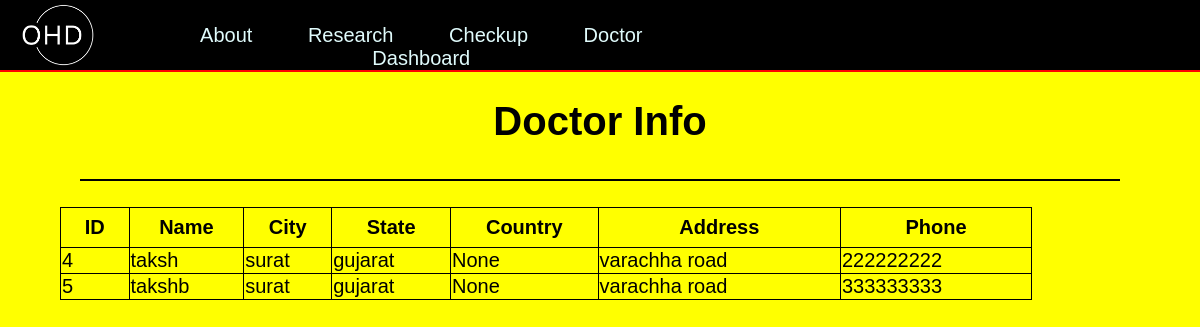
Page /doctor (signed in) on the committed database.
### tables this page shows
CREATE TABLE doctor (doctor_id INTEGER PRIMARY KEY AUTOINCREMENT,name TEXT, city TEXT, state TEXT, country TEXT, address TEXt, phone_no BIGINT);

### app.py (the view)
@app.route('/doctor', methods=["POST","GET"])
def doctor():
    conn = sqlite3.connect("on_heart_db.db")
    conn.row_factory = sqlite3.Row
    posts = conn.execute('SELECT * FROM doctor').fetchall()
    conn.close()
    return render_template('doctor_index.html', data=posts)

### templates/doctor_index.html (shortened to what this page needs)
<html>
    <head>
        <link rel="stylesheet" href="{{ url_for('static',filename='css/doctor_static.css')}}">
    </head>
    <body>
        <div class="container">
            <div class="heading">
                <div class="logo">
                    <img src="static/images/white_logo_crop.jpg"  class="mini_logo">
                </div>
                <div class="top_navigation">
                    <a href="{{ url_for('home_page')}}" class="about_top">About</a>
                    <a href="#Research" class="about_top">{{session.user}}Research</a>
                    {% if 'user' in session %}
                        <a href="{{ url_for('check_up')}}" class="about_top">Checkup</a>
                        <a href="{{ url_for('doctor')}}" class="about_top">Doctor</a>
                    {% elif 'admin' in session %}
                        <a href="{{ url_for('check_up')}}" class="about_top">Checkup</a>
                        <a href="{{ url_for('doctor')}}" class="about_top">Doctor</a>
                        <a href="{{ url_for('user_dashboard')}}" class="about_top">Dashboard</a>
                    {% endif %}
                </div>
                <div class="login_logout">
                    <div class="login_header">
                    </div>
                </div>
            </div>
            <div class="main_content">
                <div class="main_head">
                    <h1>Doctor Info</h1>
                </div>
                <hr>
                <br>
                <div class="table_content">
                    <table class="table" style="width:90%">
                        <tr clas="table__header">
                            <th class="table__cell">ID</th>
                            <th>Name</th>
                            <th>City</th>
                            <th>State</th>
                            <th>Country</th>
                            <th>Address</th>
                            <th>Phone</th>
                        </tr>
                        {%for row in data %}
                        <tr class="cell__header">
                            {%for cell in row %}
                            <td>{{ cell }}</td>
                            {% endfor %}
                        </tr>
                        {% endfor %}
                    </table>
                </div>
            </div>
        </div>
    </body>
</html>

### static/css/doctor_static.css (style rules this page uses)
body { background-color: red; margin: 0; padding: 0px; font-family: 'Helvetica'; color: black; }
.container { display: flex; height: auto; width: 100vw; }
.heading { height: 70px; z-index: 1; display: flex; background-color: black; color: #e0fbfc; text-align: center; position: fixed; width: 100%; font-family: 'Helvetica'; font-weight: 100; }
.logo { width: 160px; height: 100%; overflow: hidden; margin-left: -10px; }
.logo img { height: 80px; width: 80px; margin-top: -5px; object-fit: contain; }
.top_navigation { width: 700px; height: 32%; overflow: hidden; padding: 24px; font-size: 20px; }
.top_navigation a { color: #e0fbfc; text-decoration: none; margin-right: 50px; }
.login_logout { height: 100%; padding-left: 350px; display: flex; font-size: 20px; overflow: hidden; }
.login_header { height: 32%; width: 50px; padding: 24px; }
.main_content { margin-top: 9vh; height: 91vh; width: 100vw; background-color: yellow; }
.main_content hr { margin-left: 10vh; margin-right: 10vh; border: 1px solid black; }
.main_head { display: flex; justify-content: center; font-size: 20px; }
.table_content { width: 90vw; height: 70vh; margin-left: 5vw; overflow: scroll; }
table, td, th { border-collapse: collapse; border: 1px solid black; font-size: 20px; }
.table__cell { padding: 8px; }

### rows in the picture
doctor: row "4" "None", name "taksh", city "surat", state "gujarat", address "varachha road", phone_no "222222222"
doctor: row "5" "None", name "takshb", city "surat", state "gujarat", address "varachha road", phone_no "333333333"
